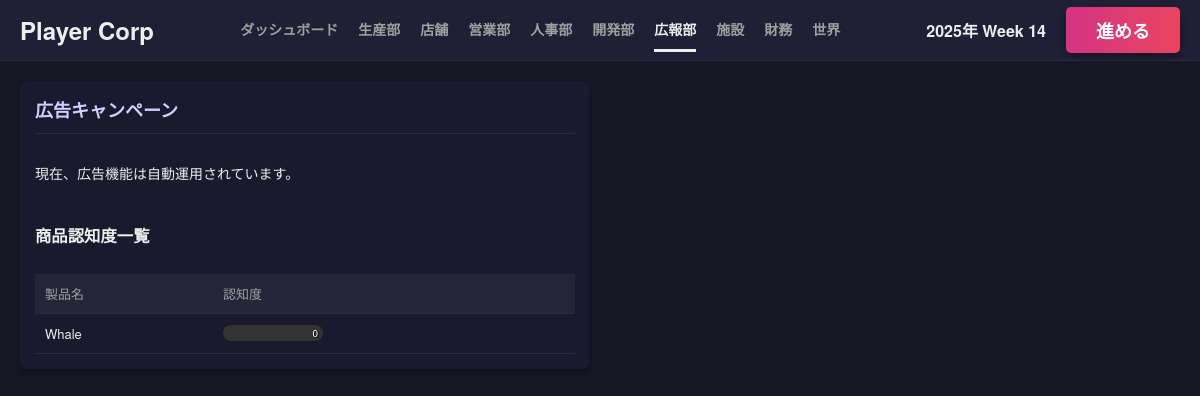
The page /pr on the database as committed earlier.
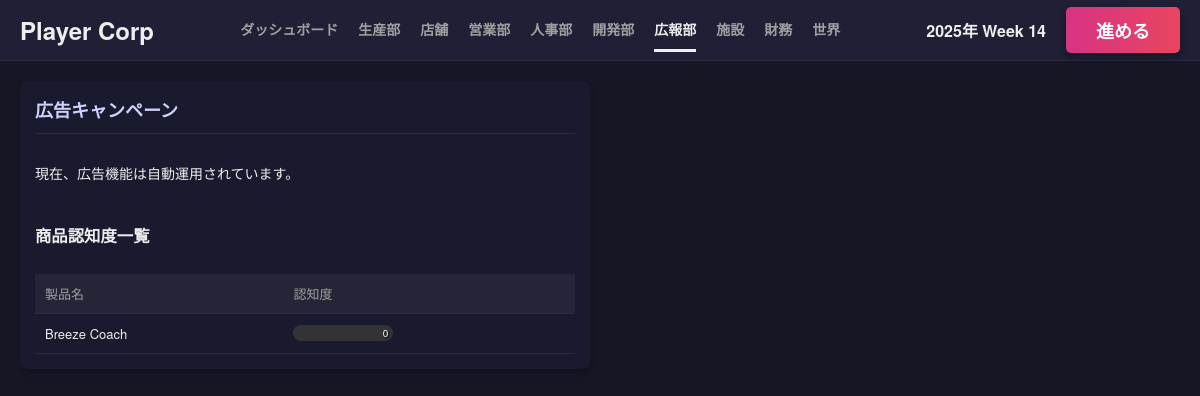
The same page on the database as committed later.
### tables this page shows
CREATE TABLE product_designs (
            id INTEGER PRIMARY KEY AUTOINCREMENT,
            company_id INTEGER,
            name TEXT,
            material_score REAL,
            concept_score REAL,
            production_efficiency REAL,
            base_price INTEGER,
            sales_price INTEGER,
            status TEXT, -- 'developing', 'completed', 'obsolete'
            strategy TEXT, -- 開発方針
            developed_week INTEGER,
            parts_config TEXT, -- JSON: {part_key: {supplier_id, score, cost}}
            awareness REAL DEFAULT 0,
            FOREIGN KEY(company_id) REFERENCES companies(id)
        );

### app.py (the view)
@app.route('/pr')
def pr():
    player = get_player_company()
    products = db.fetch_all("SELECT * FROM product_designs WHERE company_id = ? AND status = 'completed'", (player['id'],))
    return render_template('pr.html', products=products)

### app.py (called while the page is built)
def get_player_company():
    res = db.fetch_one("SELECT * FROM companies WHERE type = 'player' LIMIT 1")
    return res

@app.context_processor
def inject_common_data():
    player = get_player_company()
    game_state = db.fetch_one("SELECT * FROM game_state")
    current_week = game_state['week'] if game_state else 0
    year = 2025 + (current_week - 1) // 52
    week_of_year = (current_week - 1) % 52 + 1
    date_str = f"{year}年 Week {week_of_year}"
    return dict(
        player=player,
        current_week=current_week,
        date_str=date_str,
        active_page=request.endpoint
    )

### database.py (called while the page is built)
    def get_connection(self):
        if hasattr(self._local, 'connection') and self._local.connection:
            return self._local.connection, False  # (conn, should_close)
        conn = sqlite3.connect(self.db_path)
        conn.row_factory = sqlite3.Row
        return conn, True

### templates/pr.html (shortened to what this page needs)
{% extends "base.html" %}
{% block content %}
<div class="dashboard-grid">
    <div class="card card-large">
        <div class="card-header">
            <h2>広告キャンペーン</h2>
        </div>
        <div class="card-body">
            <p>現在、広告機能は自動運用されています。</p>
            <h3>商品認知度一覧</h3>
            <table class="data-table">
                <thead>
                    <tr>
                        <th>製品名</th>
                        <th>認知度</th>
                    </tr>
                </thead>
                <tbody>
                    {% for p in products %}
                    <tr>
                        <td>{{ p.name }}</td>
                        <td>
                            <div class="bar-container">
                                <span class="bar-text">{{ p.awareness|int }}</span>
                            </div>
                        </td>
                    </tr>
                    {% endfor %}
                </tbody>
            </table>
        </div>
    </div>
</div>
{% endblock %}

Rows that differ between the two databases and show on the page:
no longer on this page (row edited): product_designs: name "Whale", awareness "0"
now on this page (row edited): product_designs: name "Breeze Coach", awareness "0"
